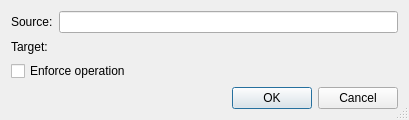
<?xml version="1.0" encoding="UTF-8"?>
<ui version="4.0">
 <class>HgCopyDialog</class>
 <widget class="QDialog" name="HgCopyDialog">
  <property name="geometry">
   <rect>
    <x>0</x>
    <y>0</y>
    <width>409</width>
    <height>120</height>
   </rect>
  </property>
  <property name="windowTitle">
   <string>Mercurial Copy</string>
  </property>
  <property name="sizeGripEnabled">
   <bool>true</bool>
  </property>
  <layout class="QGridLayout" name="gridLayout">
   <item row="0" column="0">
    <widget class="QLabel" name="textLabel1">
     <property name="text">
      <string>Source:</string>
     </property>
    </widget>
   </item>
   <item row="0" column="1">
    <widget class="QLineEdit" name="sourceEdit">
     <property name="toolTip">
      <string>Shows the name of the source</string>
     </property>
     <property name="whatsThis">
      <string>&lt;b&gt;Source name&lt;/b&gt;
&lt;p&gt;This field shows the name of the source.&lt;/p&gt;</string>
     </property>
     <property name="readOnly">
      <bool>true</bool>
     </property>
    </widget>
   </item>
   <item row="1" column="0">
    <widget class="QLabel" name="textLabel2">
     <property name="text">
      <string>Target:</string>
     </property>
    </widget>
   </item>
   <item row="1" column="1">
    <widget class="E5PathPicker" name="targetPicker" native="true">
     <property name="sizePolicy">
      <sizepolicy hsizetype="Expanding" vsizetype="Preferred">
       <horstretch>0</horstretch>
       <verstretch>0</verstretch>
      </sizepolicy>
     </property>
     <property name="focusPolicy">
      <enum>Qt::StrongFocus</enum>
     </property>
     <property name="toolTip">
      <string>Enter the target name</string>
     </property>
     <property name="whatsThis">
      <string>&lt;b&gt;Target name&lt;/b&gt;
&lt;p&gt;Enter the new name in this field. The target must be the new name or an absolute path.&lt;/p&gt;</string>
     </property>
    </widget>
   </item>
   <item row="2" column="0" colspan="2">
    <widget class="QCheckBox" name="forceCheckBox">
     <property name="toolTip">
      <string>Select to force the operation</string>
     </property>
     <property name="text">
      <string>Enforce operation</string>
     </property>
    </widget>
   </item>
   <item row="3" column="0" colspan="2">
    <widget class="QDialogButtonBox" name="buttonBox">
     <property name="orientation">
      <enum>Qt::Horizontal</enum>
     </property>
     <property name="standardButtons">
      <set>QDialogButtonBox::Cancel|QDialogButtonBox::Ok</set>
     </property>
    </widget>
   </item>
  </layout>
 </widget>
 <pixmapfunction>qPixmapFromMimeSource</pixmapfunction>
 <customwidgets>
  <customwidget>
   <class>E5PathPicker</class>
   <extends>QWidget</extends>
   <header>E5Gui/E5PathPicker.h</header>
   <container>1</container>
  </customwidget>
 </customwidgets>
 <tabstops>
  <tabstop>sourceEdit</tabstop>
  <tabstop>targetPicker</tabstop>
  <tabstop>forceCheckBox</tabstop>
 </tabstops>
 <resources/>
 <connections>
  <connection>
   <sender>buttonBox</sender>
   <signal>accepted()</signal>
   <receiver>HgCopyDialog</receiver>
   <slot>accept()</slot>
   <hints>
    <hint type="sourcelabel">
     <x>32</x>
     <y>79</y>
    </hint>
    <hint type="destinationlabel">
     <x>32</x>
     <y>97</y>
    </hint>
   </hints>
  </connection>
  <connection>
   <sender>buttonBox</sender>
   <signal>rejected()</signal>
   <receiver>HgCopyDialog</receiver>
   <slot>reject()</slot>
   <hints>
    <hint type="sourcelabel">
     <x>101</x>
     <y>80</y>
    </hint>
    <hint type="destinationlabel">
     <x>101</x>
     <y>97</y>
    </hint>
   </hints>
  </connection>
 </connections>
</ui>
